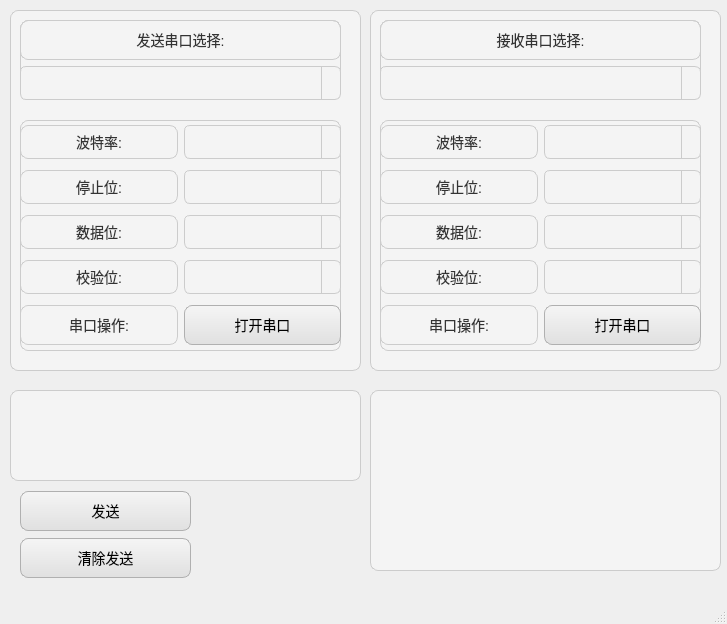
<?xml version="1.0" encoding="UTF-8"?>
<ui version="4.0">
 <class>MainWindow</class>
 <widget class="QMainWindow" name="MainWindow">
  <property name="geometry">
   <rect>
    <x>0</x>
    <y>0</y>
    <width>727</width>
    <height>624</height>
   </rect>
  </property>
  <property name="windowTitle">
   <string>MainWindow</string>
  </property>
  <property name="styleSheet">
   <string notr="true">background-color: rgb(245, 245, 245);
font: 9pt &quot;Sans Serif Collection&quot;;
border: 1px solid #D3D3D3;
border-radius: 8px; 
color: #000000;
QScrollBar {
    background-color: transparent;
    width: 10px;  // 较窄的滚动条宽度
}
QScrollBar::handle {
    background-color: #A9A9A9;  // 滚动条的颜色 (浅灰色)
    border-radius: 5px;
}
</string>
  </property>
  <widget class="QWidget" name="centralwidget">
   <widget class="QWidget" name="widget" native="true">
    <property name="geometry">
     <rect>
      <x>10</x>
      <y>10</y>
      <width>351</width>
      <height>361</height>
     </rect>
    </property>
    <property name="styleSheet">
     <string notr="true">QWidget {
    background-color: #F4F4F4; /* 浅灰色背景 */
    color: #333333; /* 深灰色文本 */
    border: 1px solid #CCCCCC; /* 浅灰色边框 */
    border-radius: 8px; /* 圆角边框 */
    padding: 8px; /* 内边距 */
    font-family: &quot;Helvetica Neue&quot;, Helvetica, Arial, sans-serif; /* macOS 字体 */
    font-size: 14px; /* 字体大小 */
}

QWidget:focus {
    border: 1px solid #007AFF; /* 焦点时的蓝色边框 */
}</string>
    </property>
    <widget class="QWidget" name="verticalLayoutWidget">
     <property name="geometry">
      <rect>
       <x>10</x>
       <y>10</y>
       <width>321</width>
       <height>80</height>
      </rect>
     </property>
     <layout class="QVBoxLayout" name="verticalLayout_4">
      <item>
       <widget class="QLabel" name="label_25">
        <property name="styleSheet">
         <string notr="true">QLabel {
    color: #333333; /* 深灰色字体 */
    font-family: &quot;Helvetica Neue&quot;, Helvetica, Arial, sans-serif; /* macOS 字体 */
    font-size: 14px; /* 字体大小 */
    background-color: transparent; /* 无背景 */
    padding: 4px; /* 内边距 */
}</string>
        </property>
        <property name="text">
         <string>发送串口选择:</string>
        </property>
        <property name="alignment">
         <set>Qt::AlignCenter</set>
        </property>
       </widget>
      </item>
      <item>
       <widget class="QComboBox" name="comboBox_ChoseSendPort">
        <property name="styleSheet">
         <string notr="true">QComboBox {
    background-color: #F4F4F4; /* 浅灰色背景 */
    color: #333333; /* 深灰色文本 */
    border: 1px solid #CCCCCC; /* 浅灰色边框 */
    border-radius: 6px;
    padding: 4px;
    font-family: &quot;Helvetica Neue&quot;, Helvetica, Arial, sans-serif;
    font-size: 14px;
    min-height: 24px;
}

QComboBox:focus {
    border: 1px solid #007AFF; /* 焦点时的蓝色边框 */
}

QComboBox QAbstractItemView {
    background-color: #FFFFFF;
    border: 1px solid #CCCCCC;
    selection-background-color: #007AFF;
    selection-color: #FFFFFF;
}

QComboBox::drop-down {
    subcontrol-origin: padding;
    subcontrol-position: top right;
    width: 18px; /* 下拉按钮宽度 */
    border-left: 1px solid #CCCCCC;
}

QComboBox::down-arrow {
    image:  url(:/Pic/down_arrow.png);
    width: 10px;
    height: 10px;
}
</string>
        </property>
       </widget>
      </item>
     </layout>
    </widget>
    <widget class="QWidget" name="gridLayoutWidget">
     <property name="geometry">
      <rect>
       <x>10</x>
       <y>110</y>
       <width>321</width>
       <height>231</height>
      </rect>
     </property>
     <layout class="QGridLayout" name="gridLayout_7">
      <item row="2" column="1">
       <widget class="QComboBox" name="comboBox_ChoseSendDataBits">
        <property name="styleSheet">
         <string notr="true">QComboBox {
    background-color: #F4F4F4; /* 浅灰色背景 */
    color: #333333; /* 深灰色文本 */
    border: 1px solid #CCCCCC; /* 浅灰色边框 */
    border-radius: 6px;
    padding: 4px;
    font-family: &quot;Helvetica Neue&quot;, Helvetica, Arial, sans-serif;
    font-size: 14px;
    min-height: 24px;
}

QComboBox:focus {
    border: 1px solid #007AFF; /* 焦点时的蓝色边框 */
}

QComboBox QAbstractItemView {
    background-color: #FFFFFF;
    border: 1px solid #CCCCCC;
    selection-background-color: #007AFF;
    selection-color: #FFFFFF;
}

QComboBox::drop-down {
    subcontrol-origin: padding;
    subcontrol-position: top right;
    width: 18px; /* 下拉按钮宽度 */
    border-left: 1px solid #CCCCCC;
}

QComboBox::down-arrow {
    image:  url(:/Pic/down_arrow.png);
    width: 10px;
    height: 10px;
}
</string>
        </property>
       </widget>
      </item>
      <item row="2" column="0">
       <widget class="QLabel" name="label_28">
        <property name="styleSheet">
         <string notr="true">QLabel {
    color: #333333; /* 深灰色字体 */
    font-family: &quot;Helvetica Neue&quot;, Helvetica, Arial, sans-serif; /* macOS 字体 */
    font-size: 14px; /* 字体大小 */
    background-color: transparent; /* 无背景 */
    padding: 4px; /* 内边距 */
}</string>
        </property>
        <property name="text">
         <string>数据位:</string>
        </property>
        <property name="alignment">
         <set>Qt::AlignCenter</set>
        </property>
       </widget>
      </item>
      <item row="1" column="1">
       <widget class="QComboBox" name="comboBox_ChoseSendStopBits">
        <property name="styleSheet">
         <string notr="true">QComboBox {
    background-color: #F4F4F4; /* 浅灰色背景 */
    color: #333333; /* 深灰色文本 */
    border: 1px solid #CCCCCC; /* 浅灰色边框 */
    border-radius: 6px;
    padding: 4px;
    font-family: &quot;Helvetica Neue&quot;, Helvetica, Arial, sans-serif;
    font-size: 14px;
    min-height: 24px;
}

QComboBox:focus {
    border: 1px solid #007AFF; /* 焦点时的蓝色边框 */
}

QComboBox QAbstractItemView {
    background-color: #FFFFFF;
    border: 1px solid #CCCCCC;
    selection-background-color: #007AFF;
    selection-color: #FFFFFF;
}

QComboBox::drop-down {
    subcontrol-origin: padding;
    subcontrol-position: top right;
    width: 18px; /* 下拉按钮宽度 */
    border-left: 1px solid #CCCCCC;
}

QComboBox::down-arrow {
    image:  url(:/Pic/down_arrow.png);
    width: 10px;
    height: 10px;
}
</string>
        </property>
       </widget>
      </item>
      <item row="1" column="0">
       <widget class="QLabel" name="label_27">
        <property name="styleSheet">
         <string notr="true">QLabel {
    color: #333333; /* 深灰色字体 */
    font-family: &quot;Helvetica Neue&quot;, Helvetica, Arial, sans-serif; /* macOS 字体 */
    font-size: 14px; /* 字体大小 */
    background-color: transparent; /* 无背景 */
    padding: 4px; /* 内边距 */
}</string>
        </property>
        <property name="text">
         <string>停止位:</string>
        </property>
        <property name="alignment">
         <set>Qt::AlignCenter</set>
        </property>
       </widget>
      </item>
      <item row="0" column="0">
       <widget class="QLabel" name="label_26">
        <property name="styleSheet">
         <string notr="true">QLabel {
    color: #333333; /* 深灰色字体 */
    font-family: &quot;Helvetica Neue&quot;, Helvetica, Arial, sans-serif; /* macOS 字体 */
    font-size: 14px; /* 字体大小 */
    background-color: transparent; /* 无背景 */
    padding: 4px; /* 内边距 */
}</string>
        </property>
        <property name="text">
         <string>波特率:</string>
        </property>
        <property name="alignment">
         <set>Qt::AlignCenter</set>
        </property>
       </widget>
      </item>
      <item row="0" column="1">
       <widget class="QComboBox" name="comboBox_ChoseSendBaudRate">
        <property name="styleSheet">
         <string notr="true">QComboBox {
    background-color: #F4F4F4; /* 浅灰色背景 */
    color: #333333; /* 深灰色文本 */
    border: 1px solid #CCCCCC; /* 浅灰色边框 */
    border-radius: 6px;
    padding: 4px;
    font-family: &quot;Helvetica Neue&quot;, Helvetica, Arial, sans-serif;
    font-size: 14px;
    min-height: 24px;
}

QComboBox:focus {
    border: 1px solid #007AFF; /* 焦点时的蓝色边框 */
}

QComboBox QAbstractItemView {
    background-color: #FFFFFF;
    border: 1px solid #CCCCCC;
    selection-background-color: #007AFF;
    selection-color: #FFFFFF;
}

QComboBox::drop-down {
    subcontrol-origin: padding;
    subcontrol-position: top right;
    width: 18px; /* 下拉按钮宽度 */
    border-left: 1px solid #CCCCCC;
}

QComboBox::down-arrow {
    image:  url(:/Pic/down_arrow.png);
    width: 10px;
    height: 10px;
}
</string>
        </property>
       </widget>
      </item>
      <item row="3" column="1">
       <widget class="QComboBox" name="comboBox_ChoseSendParityBits">
        <property name="styleSheet">
         <string notr="true">QComboBox {
    background-color: #F4F4F4; /* 浅灰色背景 */
    color: #333333; /* 深灰色文本 */
    border: 1px solid #CCCCCC; /* 浅灰色边框 */
    border-radius: 6px;
    padding: 4px;
    font-family: &quot;Helvetica Neue&quot;, Helvetica, Arial, sans-serif;
    font-size: 14px;
    min-height: 24px;
}

QComboBox:focus {
    border: 1px solid #007AFF; /* 焦点时的蓝色边框 */
}

QComboBox QAbstractItemView {
    background-color: #FFFFFF;
    border: 1px solid #CCCCCC;
    selection-background-color: #007AFF;
    selection-color: #FFFFFF;
}

QComboBox::drop-down {
    subcontrol-origin: padding;
    subcontrol-position: top right;
    width: 18px; /* 下拉按钮宽度 */
    border-left: 1px solid #CCCCCC;
}

QComboBox::down-arrow {
    image:  url(:/Pic/down_arrow.png);
    width: 10px;
    height: 10px;
}
</string>
        </property>
       </widget>
      </item>
      <item row="3" column="0">
       <widget class="QLabel" name="label_29">
        <property name="styleSheet">
         <string notr="true">QLabel {
    color: #333333; /* 深灰色字体 */
    font-family: &quot;Helvetica Neue&quot;, Helvetica, Arial, sans-serif; /* macOS 字体 */
    font-size: 14px; /* 字体大小 */
    background-color: transparent; /* 无背景 */
    padding: 4px; /* 内边距 */
}</string>
        </property>
        <property name="text">
         <string>校验位:</string>
        </property>
        <property name="alignment">
         <set>Qt::AlignCenter</set>
        </property>
       </widget>
      </item>
      <item row="4" column="0">
       <widget class="QLabel" name="label_30">
        <property name="styleSheet">
         <string notr="true">QLabel {
    color: #333333; /* 深灰色字体 */
    font-family: &quot;Helvetica Neue&quot;, Helvetica, Arial, sans-serif; /* macOS 字体 */
    font-size: 14px; /* 字体大小 */
    background-color: transparent; /* 无背景 */
    padding: 4px; /* 内边距 */
}</string>
        </property>
        <property name="text">
         <string>串口操作:</string>
        </property>
        <property name="alignment">
         <set>Qt::AlignCenter</set>
        </property>
       </widget>
      </item>
      <item row="4" column="1">
       <widget class="QPushButton" name="pushButton_OpenSendPort">
        <property name="styleSheet">
         <string notr="true">QPushButton {
    background-color: qlineargradient(spread:pad, x1:0, y1:0, x2:0, y2:1, stop:0 #F5F5F5, stop:1 #E0E0E0); /* 上浅下深的渐变 */
    color: #000000; /* 按钮的文字颜色 */
    border: 1px solid #B0B0B0; /* 按钮的边框颜色 */
    border-radius: 8px; /* macOS 风格的圆角按钮 */
    padding: 5px 15px; /* 按钮的内边距 */
    font-family: &quot;Helvetica Neue&quot;, Helvetica, Arial, sans-serif; /* macOS 默认字体 */
    font-size: 14px; /* 字体大小 */
    min-height: 28px
}

QPushButton:hover {
    background-color: qlineargradient(spread:pad, x1:0, y1:0, x2:0, y2:1, stop:0 #EDEDED, stop:1 #D8D8D8); /* 鼠标悬停时渐变 */
}

QPushButton:pressed {
    background-color: qlineargradient(spread:pad, x1:0, y1:0, x2:0, y2:1, stop:0 #D0D0D0, stop:1 #B0B0B0); /* 按下时渐变 */
    border: 1px solid #909090; /* 按下时边框颜色 */
}

QPushButton:disabled {
    background-color: #F0F0F0; /* 禁用状态下的背景颜色 */
    color: #A0A0A0; /* 禁用状态下的文字颜色 */
    border: 1px solid #D0D0D0; /* 禁用状态下的边框颜色 */
}
</string>
        </property>
        <property name="text">
         <string>打开串口</string>
        </property>
       </widget>
      </item>
     </layout>
    </widget>
   </widget>
   <widget class="QWidget" name="widget_2" native="true">
    <property name="geometry">
     <rect>
      <x>370</x>
      <y>10</y>
      <width>351</width>
      <height>361</height>
     </rect>
    </property>
    <property name="styleSheet">
     <string notr="true">QWidget {
    background-color: #F4F4F4; /* 浅灰色背景 */
    color: #333333; /* 深灰色文本 */
    border: 1px solid #CCCCCC; /* 浅灰色边框 */
    border-radius: 8px; /* 圆角边框 */
    padding: 8px; /* 内边距 */
    font-family: &quot;Helvetica Neue&quot;, Helvetica, Arial, sans-serif; /* macOS 字体 */
    font-size: 14px; /* 字体大小 */
}

QWidget:focus {
    border: 1px solid #007AFF; /* 焦点时的蓝色边框 */
}</string>
    </property>
    <widget class="QWidget" name="verticalLayoutWidget_2">
     <property name="geometry">
      <rect>
       <x>10</x>
       <y>10</y>
       <width>321</width>
       <height>80</height>
      </rect>
     </property>
     <layout class="QVBoxLayout" name="verticalLayout_5">
      <item>
       <widget class="QLabel" name="label_31">
        <property name="styleSheet">
         <string notr="true">QLabel {
    color: #333333; /* 深灰色字体 */
    font-family: &quot;Helvetica Neue&quot;, Helvetica, Arial, sans-serif; /* macOS 字体 */
    font-size: 14px; /* 字体大小 */
    background-color: transparent; /* 无背景 */
    padding: 4px; /* 内边距 */
}</string>
        </property>
        <property name="text">
         <string>接收串口选择:</string>
        </property>
        <property name="alignment">
         <set>Qt::AlignCenter</set>
        </property>
       </widget>
      </item>
      <item>
       <widget class="QComboBox" name="comboBox_ChoseRecPort">
        <property name="styleSheet">
         <string notr="true">QComboBox {
    background-color: #F4F4F4; /* 浅灰色背景 */
    color: #333333; /* 深灰色文本 */
    border: 1px solid #CCCCCC; /* 浅灰色边框 */
    border-radius: 6px;
    padding: 4px;
    font-family: &quot;Helvetica Neue&quot;, Helvetica, Arial, sans-serif;
    font-size: 14px;
    min-height: 24px;
}

QComboBox:focus {
    border: 1px solid #007AFF; /* 焦点时的蓝色边框 */
}

QComboBox QAbstractItemView {
    background-color: #FFFFFF;
    border: 1px solid #CCCCCC;
    selection-background-color: #007AFF;
    selection-color: #FFFFFF;
}

QComboBox::drop-down {
    subcontrol-origin: padding;
    subcontrol-position: top right;
    width: 18px; /* 下拉按钮宽度 */
    border-left: 1px solid #CCCCCC;
}

QComboBox::down-arrow {
    image:  url(:/Pic/down_arrow.png);
    width: 10px;
    height: 10px;
}
</string>
        </property>
       </widget>
      </item>
     </layout>
    </widget>
    <widget class="QWidget" name="gridLayoutWidget_6">
     <property name="geometry">
      <rect>
       <x>10</x>
       <y>110</y>
       <width>321</width>
       <height>231</height>
      </rect>
     </property>
     <layout class="QGridLayout" name="gridLayout_8">
      <item row="2" column="1">
       <widget class="QComboBox" name="comboBox_ChoseRecDataBits">
        <property name="styleSheet">
         <string notr="true">QComboBox {
    background-color: #F4F4F4; /* 浅灰色背景 */
    color: #333333; /* 深灰色文本 */
    border: 1px solid #CCCCCC; /* 浅灰色边框 */
    border-radius: 6px;
    padding: 4px;
    font-family: &quot;Helvetica Neue&quot;, Helvetica, Arial, sans-serif;
    font-size: 14px;
    min-height: 24px;
}

QComboBox:focus {
    border: 1px solid #007AFF; /* 焦点时的蓝色边框 */
}

QComboBox QAbstractItemView {
    background-color: #FFFFFF;
    border: 1px solid #CCCCCC;
    selection-background-color: #007AFF;
    selection-color: #FFFFFF;
}

QComboBox::drop-down {
    subcontrol-origin: padding;
    subcontrol-position: top right;
    width: 18px; /* 下拉按钮宽度 */
    border-left: 1px solid #CCCCCC;
}

QComboBox::down-arrow {
    image:  url(:/Pic/down_arrow.png);
    width: 10px;
    height: 10px;
}
</string>
        </property>
       </widget>
      </item>
      <item row="2" column="0">
       <widget class="QLabel" name="label_32">
        <property name="styleSheet">
         <string notr="true">QLabel {
    color: #333333; /* 深灰色字体 */
    font-family: &quot;Helvetica Neue&quot;, Helvetica, Arial, sans-serif; /* macOS 字体 */
    font-size: 14px; /* 字体大小 */
    background-color: transparent; /* 无背景 */
    padding: 4px; /* 内边距 */
}</string>
        </property>
        <property name="text">
         <string>数据位:</string>
        </property>
        <property name="alignment">
         <set>Qt::AlignCenter</set>
        </property>
       </widget>
      </item>
      <item row="1" column="1">
       <widget class="QComboBox" name="comboBox_ChoseRecStopBits">
        <property name="styleSheet">
         <string notr="true">QComboBox {
    background-color: #F4F4F4; /* 浅灰色背景 */
    color: #333333; /* 深灰色文本 */
    border: 1px solid #CCCCCC; /* 浅灰色边框 */
    border-radius: 6px;
    padding: 4px;
    font-family: &quot;Helvetica Neue&quot;, Helvetica, Arial, sans-serif;
    font-size: 14px;
    min-height: 24px;
}

QComboBox:focus {
    border: 1px solid #007AFF; /* 焦点时的蓝色边框 */
}

QComboBox QAbstractItemView {
    background-color: #FFFFFF;
    border: 1px solid #CCCCCC;
    selection-background-color: #007AFF;
    selection-color: #FFFFFF;
}

QComboBox::drop-down {
    subcontrol-origin: padding;
    subcontrol-position: top right;
    width: 18px; /* 下拉按钮宽度 */
    border-left: 1px solid #CCCCCC;
}

QComboBox::down-arrow {
    image:  url(:/Pic/down_arrow.png);
    width: 10px;
    height: 10px;
}
</string>
        </property>
       </widget>
      </item>
      <item row="1" column="0">
       <widget class="QLabel" name="label_33">
        <property name="styleSheet">
         <string notr="true">QLabel {
    color: #333333; /* 深灰色字体 */
    font-family: &quot;Helvetica Neue&quot;, Helvetica, Arial, sans-serif; /* macOS 字体 */
    font-size: 14px; /* 字体大小 */
    background-color: transparent; /* 无背景 */
    padding: 4px; /* 内边距 */
}</string>
        </property>
        <property name="text">
         <string>停止位:</string>
        </property>
        <property name="alignment">
         <set>Qt::AlignCenter</set>
        </property>
       </widget>
      </item>
      <item row="0" column="0">
       <widget class="QLabel" name="label_34">
        <property name="styleSheet">
         <string notr="true">QLabel {
    color: #333333; /* 深灰色字体 */
    font-family: &quot;Helvetica Neue&quot;, Helvetica, Arial, sans-serif; /* macOS 字体 */
    font-size: 14px; /* 字体大小 */
    background-color: transparent; /* 无背景 */
    padding: 4px; /* 内边距 */
}</string>
        </property>
        <property name="text">
         <string>波特率:</string>
        </property>
        <property name="alignment">
         <set>Qt::AlignCenter</set>
        </property>
       </widget>
      </item>
      <item row="0" column="1">
       <widget class="QComboBox" name="comboBox_ChoseRecBaudRate">
        <property name="styleSheet">
         <string notr="true">QComboBox {
    background-color: #F4F4F4; /* 浅灰色背景 */
    color: #333333; /* 深灰色文本 */
    border: 1px solid #CCCCCC; /* 浅灰色边框 */
    border-radius: 6px;
    padding: 4px;
    font-family: &quot;Helvetica Neue&quot;, Helvetica, Arial, sans-serif;
    font-size: 14px;
    min-height: 24px;
}

QComboBox:focus {
    border: 1px solid #007AFF; /* 焦点时的蓝色边框 */
}

QComboBox QAbstractItemView {
    background-color: #FFFFFF;
    border: 1px solid #CCCCCC;
    selection-background-color: #007AFF;
    selection-color: #FFFFFF;
}

QComboBox::drop-down {
    subcontrol-origin: padding;
    subcontrol-position: top right;
    width: 18px; /* 下拉按钮宽度 */
    border-left: 1px solid #CCCCCC;
}

QComboBox::down-arrow {
    image:  url(:/Pic/down_arrow.png);
    width: 10px;
    height: 10px;
}
</string>
        </property>
       </widget>
      </item>
      <item row="3" column="1">
       <widget class="QComboBox" name="comboBox_ChoseRecParityBits">
        <property name="styleSheet">
         <string notr="true">QComboBox {
    background-color: #F4F4F4; /* 浅灰色背景 */
    color: #333333; /* 深灰色文本 */
    border: 1px solid #CCCCCC; /* 浅灰色边框 */
    border-radius: 6px;
    padding: 4px;
    font-family: &quot;Helvetica Neue&quot;, Helvetica, Arial, sans-serif;
    font-size: 14px;
    min-height: 24px;
}

QComboBox:focus {
    border: 1px solid #007AFF; /* 焦点时的蓝色边框 */
}

QComboBox QAbstractItemView {
    background-color: #FFFFFF;
    border: 1px solid #CCCCCC;
    selection-background-color: #007AFF;
    selection-color: #FFFFFF;
}

QComboBox::drop-down {
    subcontrol-origin: padding;
    subcontrol-position: top right;
    width: 18px; /* 下拉按钮宽度 */
    border-left: 1px solid #CCCCCC;
}

QComboBox::down-arrow {
    image:  url(:/Pic/down_arrow.png);
    width: 10px;
    height: 10px;
}
</string>
        </property>
       </widget>
      </item>
      <item row="3" column="0">
       <widget class="QLabel" name="label_35">
        <property name="styleSheet">
         <string notr="true">QLabel {
    color: #333333; /* 深灰色字体 */
    font-family: &quot;Helvetica Neue&quot;, Helvetica, Arial, sans-serif; /* macOS 字体 */
    font-size: 14px; /* 字体大小 */
    background-color: transparent; /* 无背景 */
    padding: 4px; /* 内边距 */
}</string>
        </property>
        <property name="text">
         <string>校验位:</string>
        </property>
        <property name="alignment">
         <set>Qt::AlignCenter</set>
        </property>
       </widget>
      </item>
      <item row="4" column="0">
       <widget class="QLabel" name="label_36">
        <property name="styleSheet">
         <string notr="true">QLabel {
    color: #333333; /* 深灰色字体 */
    font-family: &quot;Helvetica Neue&quot;, Helvetica, Arial, sans-serif; /* macOS 字体 */
    font-size: 14px; /* 字体大小 */
    background-color: transparent; /* 无背景 */
    padding: 4px; /* 内边距 */
}</string>
        </property>
        <property name="text">
         <string>串口操作:</string>
        </property>
        <property name="alignment">
         <set>Qt::AlignCenter</set>
        </property>
       </widget>
      </item>
      <item row="4" column="1">
       <widget class="QPushButton" name="pushButton_OpenRecPort">
        <property name="styleSheet">
         <string notr="true">QPushButton {
    background-color: qlineargradient(spread:pad, x1:0, y1:0, x2:0, y2:1, stop:0 #F5F5F5, stop:1 #E0E0E0); /* 上浅下深的渐变 */
    color: #000000; /* 按钮的文字颜色 */
    border: 1px solid #B0B0B0; /* 按钮的边框颜色 */
    border-radius: 8px; /* macOS 风格的圆角按钮 */
    padding: 5px 15px; /* 按钮的内边距 */
    font-family: &quot;Helvetica Neue&quot;, Helvetica, Arial, sans-serif; /* macOS 默认字体 */
    font-size: 14px; /* 字体大小 */
    min-height: 28px
}

QPushButton:hover {
    background-color: qlineargradient(spread:pad, x1:0, y1:0, x2:0, y2:1, stop:0 #EDEDED, stop:1 #D8D8D8); /* 鼠标悬停时渐变 */
}

QPushButton:pressed {
    background-color: qlineargradient(spread:pad, x1:0, y1:0, x2:0, y2:1, stop:0 #D0D0D0, stop:1 #B0B0B0); /* 按下时渐变 */
    border: 1px solid #909090; /* 按下时边框颜色 */
}

QPushButton:disabled {
    background-color: #F0F0F0; /* 禁用状态下的背景颜色 */
    color: #A0A0A0; /* 禁用状态下的文字颜色 */
    border: 1px solid #D0D0D0; /* 禁用状态下的边框颜色 */
}
</string>
        </property>
        <property name="text">
         <string>打开串口</string>
        </property>
       </widget>
      </item>
     </layout>
    </widget>
   </widget>
   <widget class="QPlainTextEdit" name="plainTextEdit_SendMessage">
    <property name="geometry">
     <rect>
      <x>10</x>
      <y>390</y>
      <width>351</width>
      <height>91</height>
     </rect>
    </property>
    <property name="styleSheet">
     <string notr="true">QPlainTextEdit {
    background-color: #F4F4F4; /* 浅灰色背景 */
    color: #333333; /* 深灰色文本 */
    border: 1px solid #CCCCCC; /* 浅灰色边框 */
    border-radius: 8px; /* 圆角边框 */
    padding: 8px; /* 内边距 */
    font-family: &quot;Helvetica Neue&quot;, Helvetica, Arial, sans-serif; /* macOS 字体 */
    font-size: 14px; /* 字体大小 */
}

QPlainTextEdit:focus {
    border: 1px solid #007AFF; /* 焦点时的蓝色边框 */
}

/* 滚动条样式 */
QScrollBar:vertical {
    background-color: #E1E1E1; /* 滚动条背景颜色 */
    width: 12px; /* 滚动条宽度 */
    border-radius: 6px;
}

QScrollBar::handle:vertical {
    background-color: #BEBEBE; /* 滚动条的手柄颜色 */
    border-radius: 6px;
    min-height: 20px;
}

QScrollBar::add-line:vertical,
QScrollBar::sub-line:vertical {
    background: none; /* 去掉滚动条的上下箭头 */
}

QScrollBar:horizontal {
    background-color: #E1E1E1;
    height: 12px;
    border-radius: 6px;
}

QScrollBar::handle:horizontal {
    background-color: #BEBEBE;
    border-radius: 6px;
    min-width: 20px;
}
</string>
    </property>
   </widget>
   <widget class="QPlainTextEdit" name="plainTextEdit_RecMessage">
    <property name="geometry">
     <rect>
      <x>370</x>
      <y>390</y>
      <width>351</width>
      <height>181</height>
     </rect>
    </property>
    <property name="styleSheet">
     <string notr="true">QPlainTextEdit {
    background-color: #F4F4F4; /* 浅灰色背景 */
    color: #333333; /* 深灰色文本 */
    border: 1px solid #CCCCCC; /* 浅灰色边框 */
    border-radius: 8px; /* 圆角边框 */
    padding: 8px; /* 内边距 */
    font-family: &quot;Helvetica Neue&quot;, Helvetica, Arial, sans-serif; /* macOS 字体 */
    font-size: 14px; /* 字体大小 */
}

QPlainTextEdit:focus {
    border: 1px solid #007AFF; /* 焦点时的蓝色边框 */
}

/* 滚动条样式 */
QScrollBar:vertical {
    background-color: #E1E1E1; /* 滚动条背景颜色 */
    width: 12px; /* 滚动条宽度 */
    border-radius: 6px;
}

QScrollBar::handle:vertical {
    background-color: #BEBEBE; /* 滚动条的手柄颜色 */
    border-radius: 6px;
    min-height: 20px;
}

QScrollBar::add-line:vertical,
QScrollBar::sub-line:vertical {
    background: none; /* 去掉滚动条的上下箭头 */
}

QScrollBar:horizontal {
    background-color: #E1E1E1;
    height: 12px;
    border-radius: 6px;
}

QScrollBar::handle:horizontal {
    background-color: #BEBEBE;
    border-radius: 6px;
    min-width: 20px;
}
</string>
    </property>
   </widget>
   <widget class="QWidget" name="verticalLayoutWidget_3">
    <property name="geometry">
     <rect>
      <x>20</x>
      <y>490</y>
      <width>171</width>
      <height>91</height>
     </rect>
    </property>
    <layout class="QVBoxLayout" name="verticalLayout">
     <item>
      <widget class="QPushButton" name="pushButton_Send">
       <property name="styleSheet">
        <string notr="true">QPushButton {
    background-color: qlineargradient(spread:pad, x1:0, y1:0, x2:0, y2:1, stop:0 #F5F5F5, stop:1 #E0E0E0); /* 上浅下深的渐变 */
    color: #000000; /* 按钮的文字颜色 */
    border: 1px solid #B0B0B0; /* 按钮的边框颜色 */
    border-radius: 8px; /* macOS 风格的圆角按钮 */
    padding: 5px 15px; /* 按钮的内边距 */
    font-family: &quot;Helvetica Neue&quot;, Helvetica, Arial, sans-serif; /* macOS 默认字体 */
    font-size: 14px; /* 字体大小 */
    min-height: 28px
}

QPushButton:hover {
    background-color: qlineargradient(spread:pad, x1:0, y1:0, x2:0, y2:1, stop:0 #EDEDED, stop:1 #D8D8D8); /* 鼠标悬停时渐变 */
}

QPushButton:pressed {
    background-color: qlineargradient(spread:pad, x1:0, y1:0, x2:0, y2:1, stop:0 #D0D0D0, stop:1 #B0B0B0); /* 按下时渐变 */
    border: 1px solid #909090; /* 按下时边框颜色 */
}

QPushButton:disabled {
    background-color: #F0F0F0; /* 禁用状态下的背景颜色 */
    color: #A0A0A0; /* 禁用状态下的文字颜色 */
    border: 1px solid #D0D0D0; /* 禁用状态下的边框颜色 */
}
</string>
       </property>
       <property name="text">
        <string>发送</string>
       </property>
      </widget>
     </item>
     <item>
      <widget class="QPushButton" name="pushButton_Clean">
       <property name="styleSheet">
        <string notr="true">QPushButton {
    background-color: qlineargradient(spread:pad, x1:0, y1:0, x2:0, y2:1, stop:0 #F5F5F5, stop:1 #E0E0E0); /* 上浅下深的渐变 */
    color: #000000; /* 按钮的文字颜色 */
    border: 1px solid #B0B0B0; /* 按钮的边框颜色 */
    border-radius: 8px; /* macOS 风格的圆角按钮 */
    padding: 5px 15px; /* 按钮的内边距 */
    font-family: &quot;Helvetica Neue&quot;, Helvetica, Arial, sans-serif; /* macOS 默认字体 */
    font-size: 14px; /* 字体大小 */
    min-height: 28px
}

QPushButton:hover {
    background-color: qlineargradient(spread:pad, x1:0, y1:0, x2:0, y2:1, stop:0 #EDEDED, stop:1 #D8D8D8); /* 鼠标悬停时渐变 */
}

QPushButton:pressed {
    background-color: qlineargradient(spread:pad, x1:0, y1:0, x2:0, y2:1, stop:0 #D0D0D0, stop:1 #B0B0B0); /* 按下时渐变 */
    border: 1px solid #909090; /* 按下时边框颜色 */
}

QPushButton:disabled {
    background-color: #F0F0F0; /* 禁用状态下的背景颜色 */
    color: #A0A0A0; /* 禁用状态下的文字颜色 */
    border: 1px solid #D0D0D0; /* 禁用状态下的边框颜色 */
}
</string>
       </property>
       <property name="text">
        <string>清除发送</string>
       </property>
      </widget>
     </item>
    </layout>
   </widget>
  </widget>
  <widget class="QStatusBar" name="statusbar"/>
 </widget>
 <resources/>
 <connections/>
</ui>
